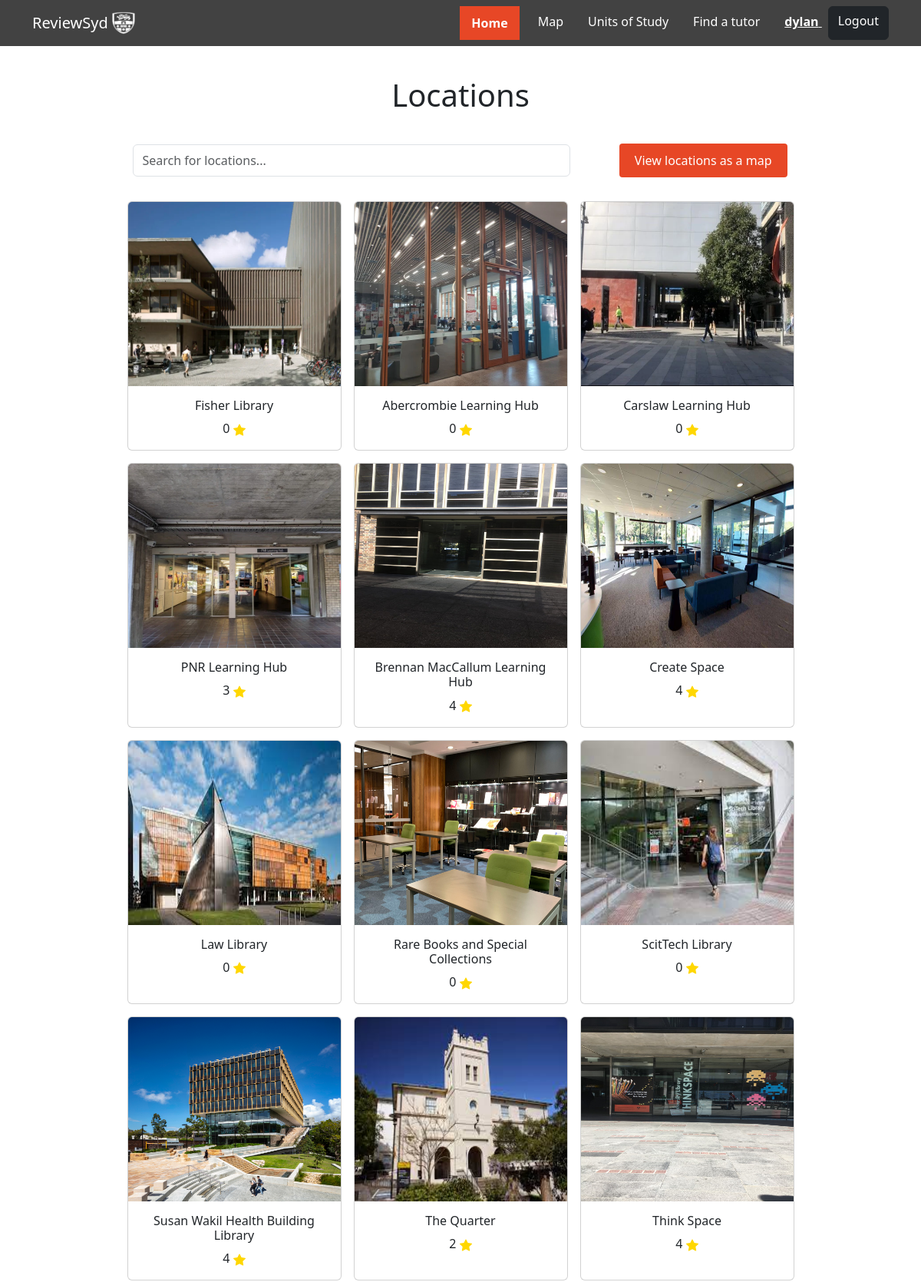
The app's page / (signed in, upper part), older data.
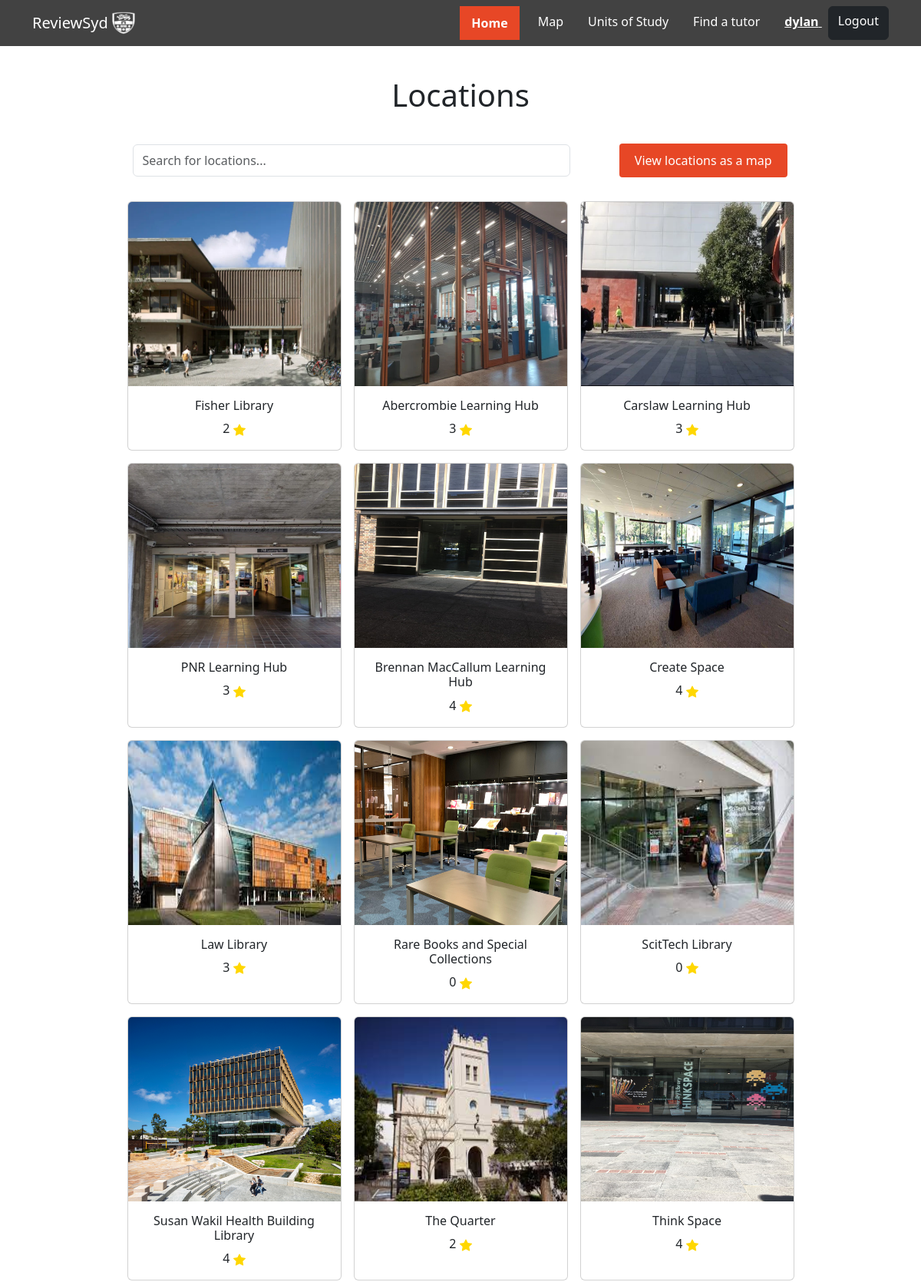
The same page, newer data.
### myapp/models.py (models this page shows)
class Locations(models.Model):
    name= models.CharField(max_length=255)
    location= models.CharField(max_length=255)
    hours=models.CharField(max_length=255)
    website=models.CharField(max_length=255, blank=True)
    phone_number=models.CharField(max_length=255, blank=True)
    amenities=models.CharField(max_length=255, blank=True)
    avgNoise=models.IntegerField(blank=True, default=0)
    avgAmen=models.IntegerField(blank=True, default=0)
    avgClean=models.IntegerField(blank=True, default=0)
    nearPlaces=models.CharField(max_length=255, blank=True)
    nearby = models.ManyToManyField('self', blank=True)
    image = models.ImageField(upload_to='location_images/', blank=True)
    amenities=models.ManyToManyField(Amenity, blank=True)
    avgOverall=models.IntegerField(blank=True, default=0)

### myapp/views.py (the view)
# urls.py: path("", views.locationList, name="location list"),
@login_required
def locationList(request):
    results=Locations.objects.all()
    return render(request, "locationList.html", {"locations": results, "navbar": "home"})

### myapp/templates/locationList.html (shortened to what this page needs)
{%extends "hf.html"%}{%block title%}Location List{%endblock%}
{%block content%}
{% load static %}
<div class="font-weight-bold h1 pb-3 text-center" style="margin-top: 40px" >Locations</div>
<div class="container">
    <div class="row justify-content-center align-items-center">
        <div class="col-md-6">
            <div class="input-group rounded py-3">
                <input type="search" id="search" class="form-control rounded" style="height: 42px;" placeholder="Search for locations..." aria-label="Search" aria-describedby="search-addon" />
            </div>
        </div>
        <div class="col-md-3 d-flex justify-content-end">
            <a href ="{% url 'locationsMap' %}" class="map-button rounded" style="border: 2px solid;">View locations as a map</a>
        </div>
    </div>
</div>
<div class="container" style="margin-bottom: 100px;">
    <div id="locations" class="pt-2 text-center d-flex justify-content-center flex-wrap">
        {%for location in locations%}
            <div class="card col-3 m-2">
                <a
                    href="{% url 'location' location.name %}"
                    style="text-decoration: none; color: inherit"
                >
                    {% if location.image%}
                        <img src="{{ location.image.url }}" class="card-img-top" style="height: 240px;" alt="Location Image">
                    {%else%}
                        <img src="{% static 'images/default_location.png' %}" style="height: 240px;" alt="Location Image">
                    {%endif%}
                    <div class="card-body">
                        <h6 class="card-text">{{ location.name }}</h6>
                        <p class="mb-0">
                            <span class="card-text">{{location.avgOverall}}</h6>
                        </p>
                    </div>
                </a>
            </div>
        {%endfor%}
    </div>
</div>
{%endblock%}

### myapp/templates/hf.html (shortened to what this page needs)
{% load static %}
<!DOCTYPE html>
<html>
    <head>
        <link rel="stylesheet" href="{% static 'style.css' %}">
        <link href="https://cdn.jsdelivr.net/npm/bootstrap@5.3.2/dist/css/bootstrap.min.css" rel="stylesheet">
    </head>
<body>
    <nav class="navbar navbar-expand-lg navbar-light navbar-custom">
        <div class="container">
            <a class="navbar-brand" href="{% url 'location list' %}">
                ReviewSyd
                <img src="/static/images/logo-white.png" width="30" height="30" class="d-inline-block align-top" alt="">
            </a>
            <div class="collapse navbar-collapse justify-content-end" id="navbarNav">
                <ul class="navbar-nav">
                    <li class="nav-item">
                        <a class="nav-link {% if navbar == 'home' %} active {% endif %} me-3" aria-current="page" href="{% url 'location list' %}">Home</a>
                    </li>
                    <li class="nav-item">
                        <a class="nav-link {% if navbar == 'locationsMap' %} active {% endif %} me-3" aria-current="page" href="{% url 'locationsMap' %}">Map</a>
                    </li>
                    <li class="nav-item">
                        <a class="nav-link {% if navbar == 'uos' %} active {% endif %} me-3" aria-current="page" href="{% url 'UoSList' %}">Units of Study</a>
                    </li>
                    <li class="nav-item">
                        <a class="nav-link {% if navbar == 'tutor' %} active {% endif %} me-3" aria-current="page" href="{% url 'findTutor' %}">Find a tutor</a>
                    </li>
                    {% if user.is_authenticated %}
                        <li class="nav-item">
                            <a href="{% url 'accountSettings' %}" class="nav-link nav-name" style="color: white; text-decoration: underline;">{{ user.first_name }}&nbsp;</a>
                        </li>
                    {% endif %}
                    {% if not user.is_authenticated %}
                        <a href="{% url 'login_view' %}" class="btn btn-primary rounded-2">Login</a>
                    {% else %}
                        <a href="{% url 'logout_view' %}" class="btn btn-dark rounded-2">Logout</a>
                    {% endif %}
                </ul>
            </div>
        </div>
    </nav>
    <div>
        {% block content %}
        {% endblock content %}
    </div>
</body>
</body>
</html>

### myapp/templates/hf.html (style rules this page uses)
.navbar-custom { background-color: #424242; }
.navbar-custom .navbar-brand, .navbar-custom .navbar-text, .navbar-custom .navbar-nav .nav-link { color: white; }
.navbar-custom .navbar-nav .nav-link.active { background-color: #E74726; font-weight: bold; padding: 10px 15px; }
.nav-name { background-color: #424242; font-weight: bold; padding: 10px 15px; position: relative; top: -2px; }

### myapp/templates/locationList.html (style rules this page uses)
.row>* { padding-left: 0; padding-right: 0; }
.map-button { background-color: #E74726; border: 2px #E74726; color: white; padding: 10px 20px; text-decoration: none; }

Row changes from the older to the newer data that the page shows:
changed Locations "Fisher Library": avgOverall "0" → "2"
changed Locations "Abercrombie Learning Hub": avgOverall "0" → "3"
changed Locations "Carslaw Learning Hub": avgOverall "0" → "3"
changed Locations "Law Library": avgOverall "0" → "3"
